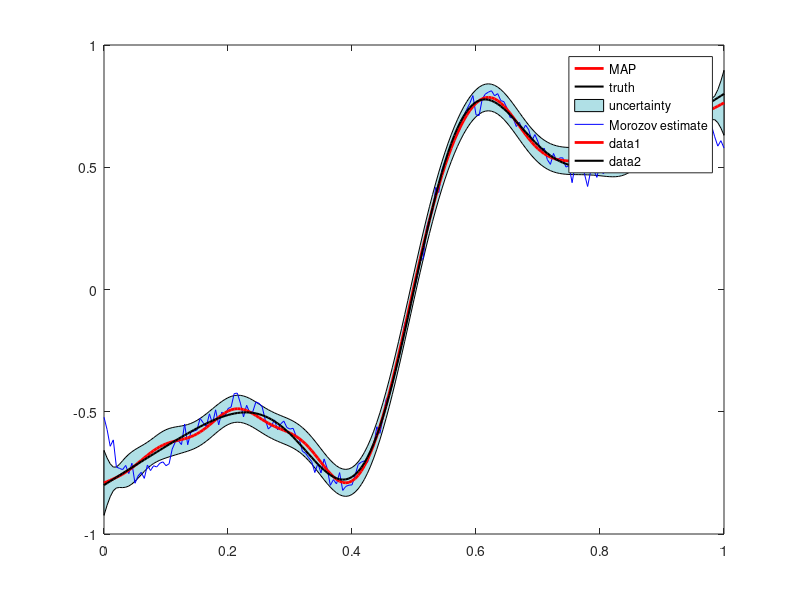

Write MATLAB code to recreate this figure.
% Exercise 3.16
% CSE 397 - Bayesian Inverse Problems
% D. Pederson
%

% input parameters
f = @(t) 10*(t-0.5).*exp(-0.5*1e2*(t-0.5).^2) -0.8 + 1.6*t;   % pick an analytic function
n = 200;            % number of discrete points
beta = 0.05;           % std dev of the kernel
sigma = 0.01;       % std dev of noise
kappa = 1;          % regularization parameter
%

% the kernel
a = @(s,t,b) 1/sqrt(2*pi*b^2)*exp(-1/(2*b^2)*(t-s)^2);

% construct A matrix
A = zeros(n+1);
for i=0:n
    for j=0:n
        si = i/n;
        sj = j/n;
        
        A(i+1,j+1) = a(si,sj,beta)/n;
    end
end

% construct the noisless observation data
% from the chosen function
Yobs = zeros(n+1,1);
for j=0:n
    for i=0:n
        si = i/n;
        sj = j/n;
        
        Yobs(j+1) = Yobs(j+1) + a(sj,si,beta)*f(si)/n; 
    end
end

% Add noise
maxg = max(Yobs);
Yobs = Yobs + sigma*randn(n+1,1);

% solution by truncation (Morozov)
xcg = pcg(A, Yobs, sqrt(n+1)*sigma/norm(Yobs), 10000);



%%%%%%%%%%%%%%%%%%%%%%%%%%%%%%%%%%%
% solution by MAP estimation
% Prior flag
PriorFlag = 2; % 1: L_D
               % 2: L_A


% discretize the deblurring kernel
t = (0:1:n)'/(n);
beta = 0.05;
a = 1/sqrt(2*pi*beta^2)*exp(-0.5*(1/beta^2)*t.^2);
A = 1/n*toeplitz(a);

% Truth 
xtrue = 10*(t-0.5).*exp(-0.5*1e2*(t-0.5).^2) -0.8 + 1.6*t;

%%------------additive noise-----------
noise = 100*sigma;       % Noise level in percentages of the max. of noiseless signal
y0 = A*xtrue;    % Noiseless signal
sigma = max(abs(y0))*noise/100;                % STD of the additive noise
y = Yobs;


%%------------Prior construction----------
% standard deviation of the innovation
gamma = 1/n;

% Construct the L_D matrix
if PriorFlag == 1,
  L = diag(ones(n+1,1)) - diag(0.5*ones(n,1),1) - diag(0.5*ones(n,1),-1);
elseif PriorFlag == 2,
  L_D = diag(ones(n+1,1)) - diag(0.5*ones(n,1),1) - diag(0.5*ones(n,1),-1);
  % you should never do this, but we do it anyway for convenience
  L_Dinv = inv(L_D);
  Dev = sqrt(gamma^2 * diag(L_Dinv * L_Dinv'));

  delta = gamma./ Dev(floor(n/2));
  L = L_D; 
  L(1,:) = 0; L(1,1) = delta;
  L(end,:) = 0; L(end,end) = delta;
else
  error('not supported')
end

% Calculating the MAP estimate and posterior variances, by least squares
xmean = [(1/sigma)*A;1/gamma*L]\[(1/sigma)*y;zeros(n+1,1)];
Gamma_post = inv((1/sigma^2)*A'*A + 1/gamma^2*L'*L); 

% Plotting the MAP estimate and the 2*STD envelope

% Defining different shades of blue for plotting
 shades = [176 224 230;
             135 206 235;
             135 206 255;
             126 192 238;
             108 166 205];
   shades = 1/255*shades;

STD = sqrt(diag(Gamma_post));
xhigh = xmean + 2*STD;
xlow = xmean - 2*STD;

figure
axes('fontsize',12);
plot(t,xmean,'r-','LineWidth',2), hold on
plot(t,xtrue,'k-','LineWidth',1.5)
fill([t;t(n+1:-1:1)],[xlow;xhigh(n+1:-1:1)],shades(1,:))
plot(t,xcg,'b')
legend('MAP', 'truth','uncertainty','Morozov estimate','location','best')
plot(t,xmean,'r-','LineWidth',2)
plot(t,xtrue,'k-','LineWidth',1.5)